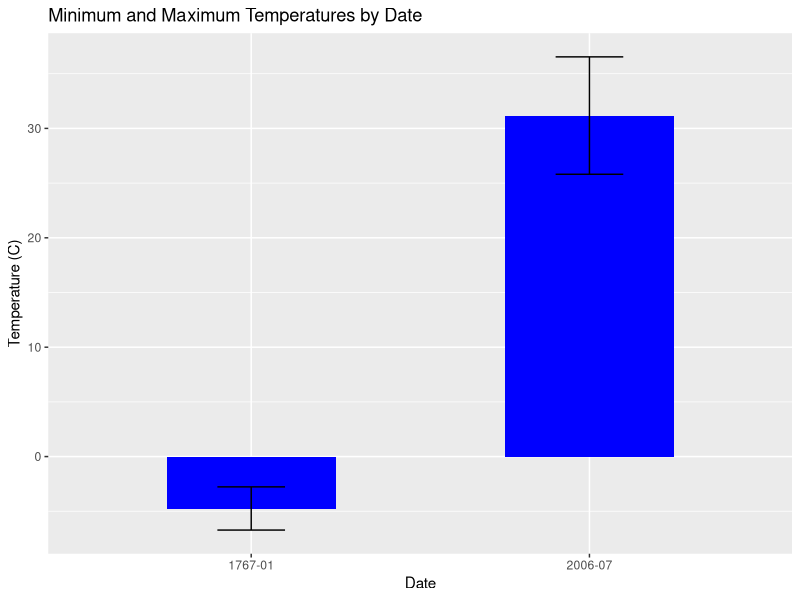
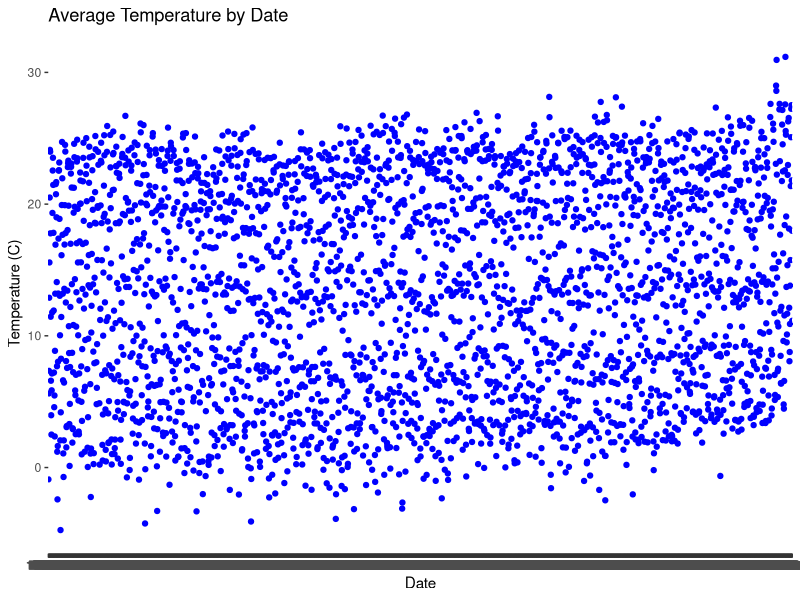

These charts were generated, in order, by the following R code: (Note: this script raises an error after producing the figures.)
## ---- chunk 1
knitr::opts_chunk$set(echo = TRUE)
## ---- chunk 2
library(tidyverse)
data <- read_csv("milan.csv")
head(data)
## ---- chunk 3
min(data$DATE)
max(data$DATE)
#summary(data)
str(data)
data
## ---- chunk 4

#Grabs data and names columns to more reasonable col names. NOTE: DX and DY values are in degrees F, so changed to more accurate degrees C titles to match all other vars. 
milanClimate <- data %>%
  select(
    DATE,
    MEAN = TAVG,
    MEAN_MAX = TMAX,
    MEAN_MIN = TMIN,
    HEAT_DEG_DAYS = HTDD,
    COOL_DEG_DAYS = CLDD,
    HIGHEST_TEMP = EMXT,
    HIGHEST_DAY = EMXT_ATTRIBUTES,
    COOLEST_TEMP = EMNT,
    COOLEST_DAY = EMNT_ATTRIBUTES,
    GTE_32 = DX90,
    GTE_21 = DX70,
    GTE_00 = DX32,
    LTE_00 = DT32,
    LTE_N18 = DT00
  )

milanClimate$DATE <- lubridate::ym(milanClimate$DATE)

milanClimate$HIGHEST_DAY <- as.numeric(substr(gsub('\\D','',milanClimate$HIGHEST_DAY), nchar(gsub('\\D','',milanClimate$HIGHEST_DAY))-1, nchar(gsub('\\D','',milanClimate$HIGHEST_DAY))))

milanClimate$COOLEST_DAY <- as.numeric(substr(gsub('\\D','',milanClimate$COOLEST_DAY), nchar(gsub('\\D','',milanClimate$COOLEST_DAY))-1, nchar(gsub('\\D','',milanClimate$COOLEST_DAY))))

## ---- chunk 5

library(dplyr)
library(ggplot2)

subset_min <- data %>%
  filter(TAVG == min(TAVG, na.rm = TRUE)) %>%
  select(DATE, TAVG, TMIN, TMAX)
subset_min

subset_max <- data %>%
  filter(TAVG == max(TAVG, na.rm = TRUE)) %>%
  select(DATE, TAVG, TMIN, TMAX)
subset_max

subset_min_max <- bind_rows(subset_min, subset_max)
subset_min_max

ggplot(subset_min_max, aes(x=DATE, y=TAVG)) +
  geom_bar(stat="identity", fill="blue", width=0.5) +
  geom_errorbar(aes(ymin = TMIN, ymax = TMAX), width = 0.2, position = position_dodge(width = 0.5)) +
  labs(x="Date", y="Temperature (C)") +
  ggtitle("Minimum and Maximum Temperatures by Date")

## ---- chunk 6
# Monthly averages


ggplot(data, aes(x=DATE, y=TAVG)) +
  geom_point(color='blue') +
  geom_smooth(method='lm') +
  labs(x="Date", y="Temperature (C)") +
  ggtitle("Average Temperature by Date")
## ---- chunk 7
# Assuming data is your dataframe

# Extract year from the "date" column
new_data <- data %>%
  mutate(year = lubridate::year(DATE))

# Create a summary dataframe with yearly statistics
summary_df <- new_data %>%
  group_by(year) %>%
  summarise(
    Avg_TAVG = mean(TAVG, na.rm = TRUE),
    Min_TMIN = min(TMIN, na.rm = TRUE),
    Max_TMAX = max(TMAX, na.rm = TRUE)
  )

# Print the summary dataframe
print(summary_df)
